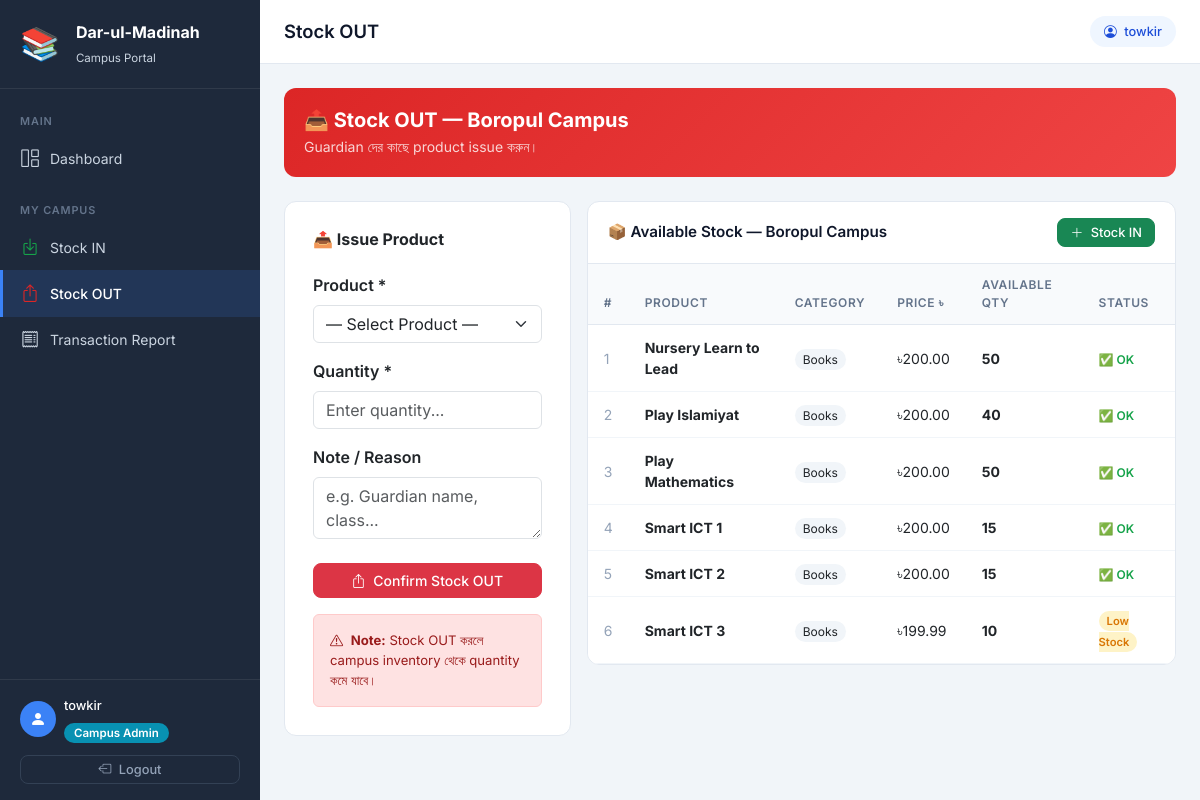
Page /my-inventory/out/ (signed in) on the committed database.
### inventory/models.py (models this page shows, shortened)
class Campus(models.Model):
    name = models.CharField(max_length=200, verbose_name="Campus Name")
    address = models.TextField(blank=True, null=True, verbose_name="Address")
    admin = models.OneToOneField(
        User, on_delete=models.SET_NULL,
        null=True, blank=True,
        related_name='campus', verbose_name="Campus Admin"
    )
    is_active = models.BooleanField(default=True, verbose_name="Active")
    created_at = models.DateTimeField(auto_now_add=True)
    class Meta:
        verbose_name = "Campus"
        verbose_name_plural = "Campuses"
        ordering = ['name']

class CampusInventory(models.Model):
    campus = models.ForeignKey(
        Campus, on_delete=models.CASCADE,
        related_name='campus_inventories',
        verbose_name="Campus"
    )
    product = models.ForeignKey(
        Product, on_delete=models.CASCADE,
        related_name='campus_inventories',
        verbose_name="Product"
    )
    quantity = models.PositiveIntegerField(default=0, verbose_name="Quantity")
    updated_at = models.DateTimeField(auto_now=True)
    updated_by = models.ForeignKey(
        User, on_delete=models.SET_NULL,
        null=True, blank=True,
        verbose_name="Updated By"
    )
    class Meta:
        verbose_name = "Campus Inventory"
        verbose_name_plural = "Campus Inventories"
        unique_together = ['campus', 'product']
        ordering = ['product__name']

class Product(models.Model):
    name = models.CharField(max_length=200, verbose_name="Product Name")
    category = models.ForeignKey(
        Category, on_delete=models.PROTECT,
        related_name='products', verbose_name="Category"
    )
    purchase_price = models.DecimalField(
        max_digits=10, decimal_places=2,
        verbose_name="Purchase Price (৳)"
    )
    selling_price = models.DecimalField(
        max_digits=10, decimal_places=2,
        verbose_name="Selling Price (৳)"
    )
    quantity = models.PositiveIntegerField(default=0, verbose_name="Current Stock")
    opening_stock = models.PositiveIntegerField(default=0, verbose_name="Opening Stock")
    low_stock_threshold = models.PositiveIntegerField(
        default=10, verbose_name="Low Stock Alert Threshold"
    )
    vendor = models.ForeignKey(
        'Vendor', on_delete=models.SET_NULL,
        null=True, blank=True,
        related_name='products', verbose_name="Vendor"
    )
    description = models.TextField(blank=True, null=True, verbose_name="Description")
    created_at = models.DateTimeField(auto_now_add=True)
    updated_at = models.DateTimeField(auto_now=True)
    class Meta:
        verbose_name = "Product"
        verbose_name_plural = "Products"
        ordering = ['name']

class Category(models.Model):
    name = models.CharField(max_length=100, unique=True, verbose_name="Category Name")
    description = models.TextField(blank=True, null=True, verbose_name="Description")
    created_at = models.DateTimeField(auto_now_add=True)
    class Meta:
        verbose_name = "Category"
        verbose_name_plural = "Categories"
        ordering = ['name']

### inventory/views.py (the view, shortened to what this page needs)
# urls.py: path('my-inventory/out/', views.campus_stock_out, name='campus_stock_out'),
@login_required
def campus_stock_out(request):
    if is_super_admin(request.user):
        return redirect('stock_out')
    try:
        campus = request.user.campus
    except Exception:
        messages.error(request, '❌ No campus assigned!')
        return redirect('dashboard')
    inventories = CampusInventory.objects.filter(
        campus=campus, quantity__gt=0
    ).select_related('product', 'product__category')
    return render(request, 'inventory/campus_stock_out.html', {
        'campus': campus,
        'inventories': inventories,
        'page_title': 'Stock OUT',
    })

### inventory/templates/inventory/campus_stock_out.html (shortened to what this page needs)
{% extends "inventory/base.html" %}
{% block content %}
<div style="background:linear-gradient(135deg,#dc2626,#ef4444);border-radius:12px;padding:20px;margin-bottom:24px;color:#fff;">
    <h5 class="fw-bold mb-1">📤 Stock OUT — {{ campus.name }}</h5>
    <p class="mb-0" style="opacity:0.8;font-size:0.875rem;">
        Guardian দের কাছে product issue করুন।
    </p>
</div>
<div class="row g-3">
    <div class="col-md-4">
        <div class="form-card">
            <h6 class="fw-bold mb-4">📤 Issue Product</h6>
            <form method="post">
                <div class="mb-3">
                    <label class="form-label fw-semibold">Product *</label>
                    <select name="product" class="form-select" required>
                        <option value="">— Select Product —</option>
                    </select>
                </div>
                <div class="mb-3">
                    <label class="form-label fw-semibold">Quantity *</label>
                    <input type="number" name="quantity" class="form-control"
                        min="1" placeholder="Enter quantity..." required>
                </div>
                <div class="mb-4">
                    <label class="form-label fw-semibold">Note / Reason</label>
                    <textarea name="note" class="form-control" rows="2"
                        placeholder="e.g. Guardian name, class..."></textarea>
                </div>
                <button type="submit" class="btn btn-danger w-100">
                    <i class="bi bi-box-arrow-up me-1"></i> Confirm Stock OUT
                </button>
            </form>
            <div class="mt-3 p-3 rounded"
                style="background:#fee2e2;border:1px solid #fecaca;font-size:0.82rem;color:#991b1b;">
                <i class="bi bi-exclamation-triangle me-1"></i>
                <strong>Note:</strong> Stock OUT করলে campus inventory থেকে
                quantity কমে যাবে।
            </div>
        </div>
    </div>
    <div class="col-md-8">
        <div class="table-card">
            <div class="table-card-header">
                <h5>📦 Available Stock — {{ campus.name }}</h5>
                <a href="{% url 'campus_inventory_input' %}"
                    class="btn btn-sm btn-success">
                    <i class="bi bi-plus-lg me-1"></i> Stock IN
                </a>
            </div>
            <div style="overflow-x:auto;">
                <table class="table table-hover mb-0">
                    <thead>
                        <tr>
                            <th>#</th>
                            <th>Product</th>
                            <th>Category</th>
                            <th>Price ৳</th>
                            <th>Available Qty</th>
                            <th>Status</th>
                        </tr>
                    </thead>
                    <tbody>
                        {% for inv in inventories %}
                        <tr>
                            <td style="color:#94a3b8;">{{ forloop.counter }}</td>
                            <td><strong>{{ inv.product.name }}</strong></td>
                            <td>
                                <span style="background:#f1f5f9;padding:3px 8px;border-radius:20px;font-size:0.75rem;">
                                    {{ inv.product.category.name }}
                                </span>
                            </td>
                            <td>৳{{ inv.product.selling_price }}</td>
                            <td><strong>{{ inv.quantity }}</strong></td>
                            <td>
                                {% if inv.quantity <= inv.product.low_stock_threshold %}
                                    <span class="badge-low">Low Stock</span>
                                {% else %}
                                    <span style="color:#16a34a;font-size:0.75rem;font-weight:600;">✅ OK</span>
                                {% endif %}
                            </td>
                        </tr>
                        {% endfor %}
                    </tbody>
                </table>
            </div>
        </div>
    </div>
</div>
{% endblock %}

### inventory/templates/inventory/base.html (shortened to what this page needs)
<!DOCTYPE html>
<html lang="en">
<head>
    <link href="https://cdn.jsdelivr.net/npm/bootstrap@5.3.0/dist/css/bootstrap.min.css" rel="stylesheet">
    <link href="https://cdn.jsdelivr.net/npm/bootstrap-icons@1.11.0/font/bootstrap-icons.css" rel="stylesheet">
</head>
<body>
<aside class="sidebar">
    <a href="{% url 'dashboard' %}" class="sidebar-brand d-flex align-items-center gap-3">
        <div class="brand-icon">📚</div>
        <div>
            <span class="brand-title">Dar-ul-Madinah</span>
            <span class="brand-sub">
                {% if request.user.is_superuser or request.user.is_staff %}
                    Inventory Software
                {% else %}
                    Campus Portal
                {% endif %}
            </span>
        </div>
    </a>
    <nav class="sidebar-nav">
        <span class="nav-section-label">Main</span>
        <a href="{% url 'dashboard' %}" class="sidebar-link {% if request.resolver_match.url_name == 'dashboard' %}active{% endif %}">
            <i class="bi bi-grid-1x2"></i> Dashboard
        </a>
        {% if request.user.is_superuser or request.user.is_staff %}
        <span class="nav-section-label mt-2">Inventory</span>
        <a href="{% url 'inventory_overview' %}" class="sidebar-link {% if request.resolver_match.url_name == 'inventory_overview' %}active{% endif %}">
            <i class="bi bi-table"></i> Inventory
        </a>
        <a href="{% url 'product_list' %}" class="sidebar-link {% if 'product' in request.resolver_match.url_name %}active{% endif %}">
            <i class="bi bi-box-seam"></i> Products
        </a>
        <a href="{% url 'category_list' %}" class="sidebar-link {% if 'category' in request.resolver_match.url_name %}active{% endif %}">
            <i class="bi bi-tags"></i> Categories
        </a>
        <span class="nav-section-label mt-2">Campus</span>
        <a href="{% url 'campus_list' %}" class="sidebar-link {% if request.resolver_match.url_name == 'campus_list' or request.resolver_match.url_name == 'campus_create' or request.resolver_match.url_name == 'campus_edit' %}active{% endif %}">
            <i class="bi bi-building"></i> Campuses
        </a>
        <a href="{% url 'campus_stock_dashboard' %}" class="sidebar-link {% if request.resolver_match.url_name == 'campus_stock_dashboard' %}active{% endif %}">
            <i class="bi bi-grid-3x3-gap"></i> Campus Stock
        </a>
        <a href="{% url 'campus_transaction_report' %}" class="sidebar-link {% if request.resolver_match.url_name == 'campus_transaction_report' %}active{% endif %}">
            <i class="bi bi-receipt"></i> Campus Transactions
        </a>
        <span class="nav-section-label mt-2">Vendors</span>
        <a href="{% url 'vendor_list' %}" class="sidebar-link {% if 'vendor' in request.resolver_match.url_name %}active{% endif %}">
            <i class="bi bi-people"></i> Vendors
        </a>
        <span class="nav-section-label mt-2">Stock</span>
        <a href="{% url 'stock_log_list' %}" class="sidebar-link {% if request.resolver_match.url_name == 'stock_log_list' %}active{% endif %}">
            <i class="bi bi-arrow-left-right"></i> Transactions
        </a>
        <a href="{% url 'stock_in' %}" class="sidebar-link {% if request.resolver_match.url_name == 'stock_in' %}active{% endif %}">
            <i class="bi bi-box-arrow-in-down" style="color:#16a34a;"></i> Stock IN
        </a>
        <a href="{% url 'stock_out' %}" class="sidebar-link {% if request.resolver_match.url_name == 'stock_out' %}active{% endif %}">
            <i class="bi bi-box-arrow-up" style="color:#dc2626;"></i> Stock OUT
        </a>
        <span class="nav-section-label mt-2">Reports</span>
        <a href="{% url 'reports' %}" class="sidebar-link {% if request.resolver_match.url_name == 'reports' %}active{% endif %}">
            <i class="bi bi-bar-chart-line"></i> Main Report
        </a>
        <a href="{% url 'stock_opening_report' %}" class="sidebar-link {% if request.resolver_match.url_name == 'stock_opening_report' %}active{% endif %}">
            <i class="bi bi-journal-text"></i> Opening Stock
        </a>
        <a href="{% url 'stock_in_report' %}" class="sidebar-link {% if request.resolver_match.url_name == 'stock_in_report' %}active{% endif %}">
            <i class="bi bi-graph-up-arrow"></i> Stock IN Report
        </a>
        <a href="{% url 'stock_out_report' %}" class="sidebar-link {% if request.resolver_match.url_name == 'stock_out_report' %}active{% endif %}">
            <i class="bi bi-graph-down-arrow"></i> Stock OUT Report
        </a>
        <a href="{% url 'vendor_report' %}" class="sidebar-link {% if request.resolver_match.url_name == 'vendor_report' %}active{% endif %}">
            <i class="bi bi-person-lines-fill"></i> Vendor Report
        </a>
        <span class="nav-section-label mt-2">System</span>
        <a href="{% url 'activity_log' %}" class="sidebar-link {% if request.resolver_match.url_name == 'activity_log' %}active{% endif %}">
            <i class="bi bi-clock-history"></i> Activity Log
        </a>
        <a href="/admin/" class="sidebar-link" target="_blank">
            <i class="bi bi-shield-lock"></i> Admin Panel
        </a>
        {% else %}
        <span class="nav-section-label mt-2">My Campus</span>
        <a href="{% url 'campus_inventory_input' %}" class="sidebar-link {% if request.resolver_match.url_name == 'campus_inventory_input' %}active{% endif %}">
            <i class="bi bi-box-arrow-in-down" style="color:#16a34a;"></i> Stock IN
        </a>
        <a href="{% url 'campus_stock_out' %}" class="sidebar-link {% if request.resolver_match.url_name == 'campus_stock_out' %}active{% endif %}">
            <i class="bi bi-box-arrow-up" style="color:#dc2626;"></i> Stock OUT
        </a>
        <a href="{% url 'campus_transaction_report' %}" class="sidebar-link {% if request.resolver_match.url_name == 'campus_transaction_report' %}active{% endif %}">
            <i class="bi bi-receipt"></i> Transaction Report
        </a>
        {% endif %}
    </nav>
    <div class="sidebar-footer">
        <div class="d-flex align-items-center gap-2 mb-2">
            <div style="width:36px;height:36px;background:#3b82f6;border-radius:50%;display:flex;align-items:center;justify-content:center;">
                <i class="bi bi-person-fill text-white" style="font-size:1rem;"></i>
            </div>
            <div>
                <div style="color:#fff;font-size:0.8rem;font-weight:500;">
                    {{ request.user.get_full_name|default:request.user.username }}
                </div>
                <div class="mt-1">
                    {% if request.user.is_superuser or request.user.is_staff %}
                        <span class="role-badge-super">Super Admin</span>
                    {% else %}
                        <span class="role-badge-campus">Campus Admin</span>
                    {% endif %}
                </div>
            </div>
        </div>
        <a href="{% url 'logout' %}" class="btn btn-sm btn-outline-secondary w-100 mt-1" style="border-color:#334155;color:#94a3b8;">
            <i class="bi bi-box-arrow-left me-1"></i> Logout
        </a>
    </div>
</aside>
<div class="main-wrapper">
    <div class="top-navbar">
        <h1 class="page-heading flex-grow-1">
            {% block page_heading %}{{ page_title|default:"Dashboard" }}{% endblock %}
        </h1>
        <div class="user-badge d-none d-md-block">
            <i class="bi bi-person-circle me-1"></i> {{ request.user.username }}
        </div>
    </div>
    <main class="page-content">
        {% block content %}{% endblock %}
    </main>
</div>
</body>
</html>

### rows in the picture
Campus: name "Boropul Campus"
CampusInventory: product.name "Nursery Learn to Lead", product.category.name "Books", product.selling_price "200.00", quantity "50", shows "✅ OK"
CampusInventory: product.name "Play Islamiyat", product.category.name "Books", product.selling_price "200.00", quantity "40", shows "✅ OK"
CampusInventory: product.name "Play Mathematics", product.category.name "Books", product.selling_price "200.00", quantity "50", shows "✅ OK"
CampusInventory: product.name "Smart ICT 1", product.category.name "Books", product.selling_price "200.00", quantity "15", shows "✅ OK"
CampusInventory: product.name "Smart ICT 2", product.category.name "Books", product.selling_price "200.00", quantity "15", shows "✅ OK"
CampusInventory: product.name "Smart ICT 3", product.category.name "Books", product.selling_price "199.99", quantity "10", shows "Low Stock"

### other values in the picture
{{ request.user.get_full_name|default:request.user.username }} "towkir"
{{ page_title|default:"Dashboard" }} "Stock OUT"
{{ request.user.username }} "towkir"
